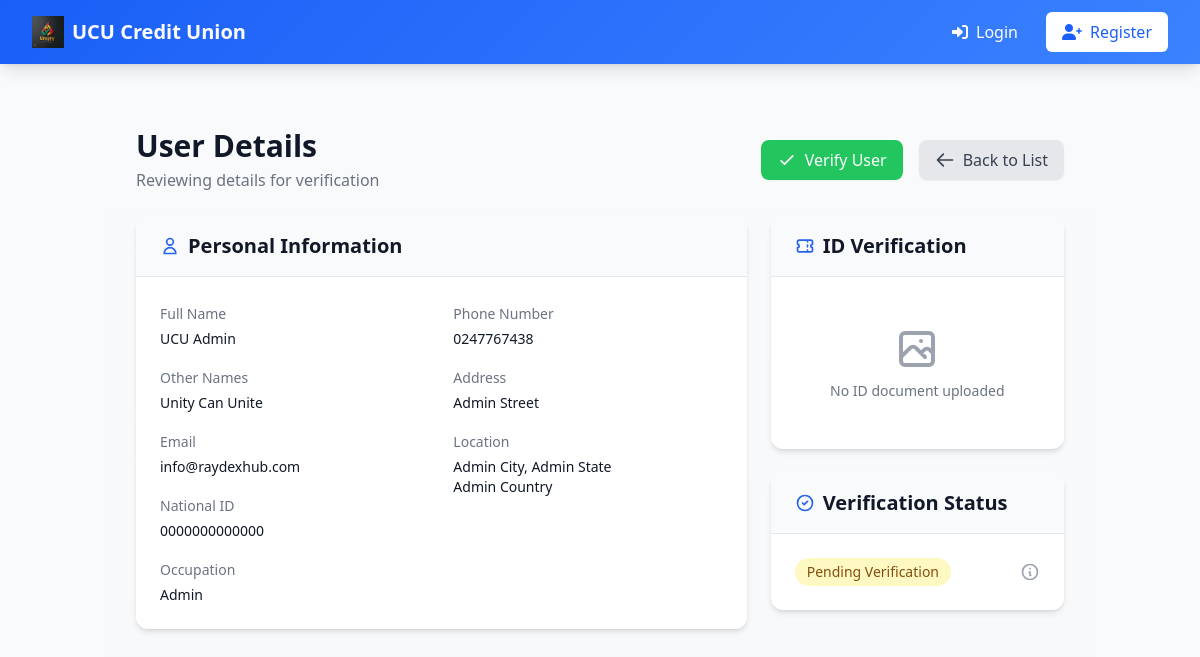
The page /admin/user_details/1 on the database its author committed.
### app.py (models this page shows, shortened)
class User(UserMixin, db.Model):
    __tablename__ = 'user'
    id = db.Column(db.Integer, primary_key=True)
    email = db.Column(db.String(120), unique=True, nullable=False)
    password_hash = db.Column(db.String(128), nullable=False)
    is_verified = db.Column(db.Boolean, default=False)
    is_admin = db.Column(db.Boolean, default=False)
    national_id = db.Column(db.String(20), unique=True, nullable=False)
    account_number = db.Column(db.String(20), unique=True)
    first_name = db.Column(db.String(50), nullable=False)
    last_name = db.Column(db.String(50), nullable=False)
    other_names = db.Column(db.String(50), nullable=True)
    date_of_birth = db.Column(db.Date, nullable=False)
    occupation = db.Column(db.String(100), nullable=False)
    phone_number = db.Column(db.String(20), nullable=False)
    address = db.Column(db.String(200), nullable=False)
    city = db.Column(db.String(100), nullable=False)
    state = db.Column(db.String(100), nullable=False)
    country = db.Column(db.String(100), nullable=False)
    national_id_file = db.Column(db.String(255), nullable=True)  # File path to uploaded National ID
    contributions = db.relationship('Contribution', backref='user', lazy=True)
    loans = db.relationship('Loan', backref='user', lazy=True, foreign_keys='Loan.user_id')
    guarantees = db.relationship('Loan', backref='guarantor', lazy=True, foreign_keys='Loan.guarantor_id')

### app.py (the view)
@app.route('/admin/user_details/<int:user_id>', methods=['GET'])
def user_details(user_id):
    user = User.query.get_or_404(user_id)
    print(user.national_id_file)
    return render_template('user_details.html', user=user)

### templates/user_details.html (shortened to what this page needs)
{% extends "base.html" %} {% block content %}
<div class="min-h-screen bg-gradient-to-b from-gray-50 to-gray-100">
  <div class="container mx-auto px-4 py-8 sm:px-6 lg:px-8">
    <div class="flex justify-between items-center mb-6">
      <div>
        <h1 class="text-3xl font-bold text-gray-900">User Details</h1>
        <p class="text-gray-500 mt-1">Reviewing details for verification</p>
      </div>
      <div class="flex space-x-4">
        <a
          class="bg-green-500 hover:bg-green-600 text-white px-4 py-2 rounded-lg shadow-sm flex items-center"
          href="/admin/verify_user/{{ user.id }}"
        >
          <svg
            class="w-5 h-5 mr-2"
            fill="none"
            stroke="currentColor"
            viewBox="0 0 24 24"
          >
            <path
              stroke-linecap="round"
              stroke-linejoin="round"
              stroke-width="2"
              d="M5 13l4 4L19 7"
            />
          </svg>
          Verify User
        </a>
        <a
          href="/admin/verify_users"
          class="bg-gray-200 hover:bg-gray-300 text-gray-700 px-4 py-2 rounded-lg shadow-sm flex items-center"
        >
          <svg
            class="w-5 h-5 mr-2"
            fill="none"
            stroke="currentColor"
            viewBox="0 0 24 24"
          >
            <path
              stroke-linecap="round"
              stroke-linejoin="round"
              stroke-width="2"
              d="M10 19l-7-7m0 0l7-7m-7 7h18"
            />
          </svg>
          Back to List
        </a>
      </div>
    </div>
    <div class="grid grid-cols-1 lg:grid-cols-3 gap-6">
      <div class="lg:col-span-2">
        <div class="bg-white rounded-xl shadow-md overflow-hidden">
          <div class="border-b border-gray-200 bg-gray-50 px-6 py-4">
            <h2 class="text-xl font-semibold text-gray-900 flex items-center">
              <svg
                class="w-5 h-5 mr-2 text-blue-600"
                fill="none"
                stroke="currentColor"
                viewBox="0 0 24 24"
              >
                <path
                  stroke-linecap="round"
                  stroke-linejoin="round"
                  stroke-width="2"
                  d="M16 7a4 4 0 11-8 0 4 4 0 018 0zM12 14a7 7 0 00-7 7h14a7 7 0 00-7-7z"
                />
              </svg>
              Personal Information
            </h2>
          </div>
          <div class="p-6">
            <div class="grid grid-cols-1 md:grid-cols-2 gap-6">
              <div class="space-y-4">
                <div>
                  <label class="text-sm font-medium text-gray-500"
                    >Full Name</label
                  >
                  <p class="mt-1 text-sm text-gray-900">
                    {{ user.first_name }} {{ user.last_name }}
                  </p>
                </div>
                <div>
                  <label class="text-sm font-medium text-gray-500"
                    >Other Names</label
                  >
                  <p class="mt-1 text-sm text-gray-900">
                    {{ user.other_names }}
                  </p>
                </div>
                <div>
                  <label class="text-sm font-medium text-gray-500">Email</label>
                  <p class="mt-1 text-sm text-gray-900">{{ user.email }}</p>
                </div>
                <div>
                  <label class="text-sm font-medium text-gray-500"
                    >National ID</label
                  >
                  <p class="mt-1 text-sm text-gray-900">
                    {{ user.national_id }}
                  </p>
                </div>
                <div>
                  <label class="text-sm font-medium text-gray-500"
                    >Occupation</label
                  >
                  <p class="mt-1 text-sm text-gray-900">
                    {{ user.occupation }}
                  </p>
                </div>
              </div>
              <div class="space-y-4">
                <div>
                  <label class="text-sm font-medium text-gray-500"
                    >Phone Number</label
                  >
                  <p class="mt-1 text-sm text-gray-900">
                    {{ user.phone_number }}
                  </p>
                </div>
                <div>
                  <label class="text-sm font-medium text-gray-500"
                    >Address</label
                  >
                  <p class="mt-1 text-sm text-gray-900">{{ user.address }}</p>
                </div>
                <div>
                  <label class="text-sm font-medium text-gray-500"
                    >Location</label
                  >
                  <p class="mt-1 text-sm text-gray-900">
                    {{ user.city }}, {{ user.state }} {{ user.zip_code }}<br />
                    {{ user.country }}
                  </p>
                </div>
              </div>
            </div>
          </div>
        </div>
      </div>
      <div class="lg:col-span-1">
        <div class="bg-white rounded-xl shadow-md overflow-hidden">
          <div class="border-b border-gray-200 bg-gray-50 px-6 py-4">
            <h2 class="text-xl font-semibold text-gray-900 flex items-center">
              <svg
                class="w-5 h-5 mr-2 text-blue-600"
                fill="none"
                stroke="currentColor"
                viewBox="0 0 24 24"
              >
                <path
                  stroke-linecap="round"
                  stroke-linejoin="round"
                  stroke-width="2"
                  d="M15 5v2m0 4v2m0 4v2M5 5a2 2 0 00-2 2v3a2 2 0 110 4v3a2 2 0 002 2h14a2 2 0 002-2v-3a2 2 0 110-4V7a2 2 0 00-2-2H5z"
                />
              </svg>
              ID Verification
            </h2>
          </div>
          <div class="p-6">
            {% if user.national_id_file %}
            <div class="space-y-4">
              <div
                class="aspect-w-16 aspect-h-9 bg-gray-100 rounded-lg overflow-hidden"
              >
                <img
                  src="{{ url_for('view_national_id', user_id=user.id) }}"
                  alt="National ID"
                  class="w-full h-full object-cover cursor-pointer transform hover:scale-105 transition-transform duration-300"
                  onclick="openImagePreview(this.src)"
                />
              </div>
              <div class="flex justify-center">
                <a
                  href="{{ url_for('view_national_id', user_id=user.id) }}"
                  target="_blank"
                  class="inline-flex items-center px-4 py-2 text-sm font-medium text-blue-600 bg-blue-50 rounded-lg hover:bg-blue-100"
                >
                  <svg
                    class="w-4 h-4 mr-2"
                    fill="none"
                    stroke="currentColor"
                    viewBox="0 0 24 24"
                  >
                    <path
                      stroke-linecap="round"
                      stroke-linejoin="round"
                      stroke-width="2"
                      d="M15 12a3 3 0 11-6 0 3 3 0 016 0z"
                    />
                    <path
                      stroke-linecap="round"
                      stroke-linejoin="round"
                      stroke-width="2"
                      d="M2.458 12C3.732 7.943 7.523 5 12 5c4.478 0 8.268 2.943 9.542 7-1.274 4.057-5.064 7-9.542 7-4.477 0-8.268-2.943-9.542-7z"
                    />
                  </svg>
                  View Full Size
                </a>
              </div>
            </div>
            {% else %}
            <div class="text-center py-6">
              <p class="mt-2 text-sm text-gray-500">No ID document uploaded</p>
            </div>
            {% endif %}
          </div>
        </div>
        <div class="mt-6 bg-white rounded-xl shadow-md overflow-hidden">
          <div class="border-b border-gray-200 bg-gray-50 px-6 py-4">
            <h2 class="text-xl font-semibold text-gray-900 flex items-center">
              <svg
                class="w-5 h-5 mr-2 text-blue-600"
                fill="none"
                stroke="currentColor"
                viewBox="0 0 24 24"
              >
                <path
                  stroke-linecap="round"
                  stroke-linejoin="round"
                  stroke-width="2"
                  d="M9 12l2 2 4-4m6 2a9 9 0 11-18 0 9 9 0 0118 0z"
                />
              </svg>
              Verification Status
            </h2>
          </div>
          <div class="p-6">
            <div class="flex items-center justify-between">
              <span
                class="px-3 py-1 text-sm text-yellow-800 bg-yellow-100 rounded-full"
              >
                Pending Verification
              </span>
              <button class="text-gray-400 hover:text-gray-500">
                <svg
                  class="w-5 h-5"
                  fill="none"
                  stroke="currentColor"
                  viewBox="0 0 24 24"
                >
                  <path
                    stroke-linecap="round"
                    stroke-linejoin="round"
                    stroke-width="2"
                    d="M13 16h-1v-4h-1m1-4h.01M21 12a9 9 0 11-18 0 9 9 0 0118 0z"
                  />
                </svg>
              </button>
            </div>
          </div>
        </div>
      </div>
    </div>
  </div>
</div>
{% endblock %}

### templates/base.html (shortened to what this page needs)
<!DOCTYPE html>
<html lang="en">
  <head>
    <script src="https://cdn.tailwindcss.com"></script>
    <link
      href="https://cdnjs.cloudflare.com/ajax/libs/font-awesome/6.0.0/css/all.min.css"
      rel="stylesheet"
    />
  </head>
  <body
    class="bg-gray-50 min-h-screen flex flex-col"
    x-data="{ mobileMenuOpen: false }"
  >
    <nav class="gradient-bg shadow-lg relative z-50">
      <div class="max-w-7xl mx-auto px-4 sm:px-6 lg:px-8">
        <div class="flex justify-between h-16">
          <div class="flex items-center">
            <a href="{{ url_for('home') }}" class="flex items-center">
              <img
                src="{{ url_for('static', filename='images/unitylogo.jpg')}}"
                alt="UCU Logo"
                class="h-8 w-auto mr-2"
              />
              <span class="text-white text-xl font-bold">UCU Credit Union</span>
            </a>
          </div>
          <div class="hidden md:flex items-center space-x-4">
            {% if current_user.is_authenticated %} {% if current_user.is_admin
            %}
            <a
              href="{{ url_for('admin_dashboard') }}"
              class="text-white hover:text-primary-100 transition-colors duration-200 px-3 py-2 rounded-md hover:bg-primary-700"
            >
              <i class="fas fa-chart-line mr-2"></i>Admin Dashboard
            </a>
            {% else %}
            <a
              href="{{ url_for('dashboard') }}"
              class="text-white hover:text-primary-100 transition-colors duration-200 px-3 py-2 rounded-md hover:bg-primary-700"
            >
              <i class="fas fa-columns mr-2"></i>Dashboard
            </a>
            {% endif %}
            <div class="relative" x-data="{ open: false }">
              <button
                @click="open = !open"
                @click.away="open = false"
                class="flex items-center text-white hover:text-primary-100 transition-colors duration-200 px-3 py-2 rounded-md hover:bg-primary-700"
              >
                <i class="fas fa-user-circle mr-2"></i>
                {{ current_user.first_name }}
                <i
                  class="fas fa-chevron-down ml-2 text-sm transition-transform"
                  :class="{ 'transform rotate-180': open }"
                ></i>
              </button>
              <div
                x-show="open"
                x-transition:enter="transition ease-out duration-200"
                x-transition:enter-start="opacity-0 transform scale-95"
                x-transition:enter-end="opacity-100 transform scale-100"
                x-transition:leave="transition ease-in duration-150"
                x-transition:leave-start="opacity-100 transform scale-100"
                x-transition:leave-end="opacity-0 transform scale-95"
                class="absolute right-0 w-48 py-2 mt-2 bg-white rounded-md shadow-xl"
                @click.away="open = false"
              >
                <a
                  href="{{ url_for('profile') }}"
                  class="block px-4 py-2 text-sm text-gray-700 hover:bg-primary-50 transition-colors duration-150"
                >
                  <i class="fas fa-user mr-2"></i>Profile
                </a>
                <a
                  href="{{ url_for('logout') }}"
                  class="block px-4 py-2 text-sm text-red-600 hover:bg-red-50 transition-colors duration-150"
                >
                  <i class="fas fa-sign-out-alt mr-2"></i>Logout
                </a>
              </div>
            </div>
            {% else %}
            <a
              href="{{ url_for('login') }}"
              class="text-white hover:text-primary-100 transition-colors duration-200 px-3 py-2 rounded-md hover:bg-primary-700"
            >
              <i class="fas fa-sign-in-alt mr-2"></i>Login
            </a>
            <a
              href="{{ url_for('register') }}"
              class="bg-white text-primary-600 hover:bg-primary-50 px-4 py-2 rounded-md transition-all hover-lift"
            >
              <i class="fas fa-user-plus mr-2"></i>Register
            </a>
            {% endif %}
          </div>
        </div>
      </div>
    </nav>
    <main class="flex-grow container mx-auto px-4 py-8">
      {% block content %}{% endblock %}
    </main>
  </body>
</html>

### templates/base.html (style rules this page uses)
.gradient-bg { background: linear-gradient(135deg, #1a5ff7 0%, #3b82ff 100%); }
.hover-lift { transition: transform 0.2s ease, box-shadow 0.2s ease; }

### rows shown on the page
User: first_name "UCU", last_name "Admin", other_names "Unity Can Unite", email "info@raydexhub.com", national_id "0000000000000", occupation "Admin", phone_number "0247767438", address "Admin Street", city "Admin City", state "Admin State", country "Admin Country"
